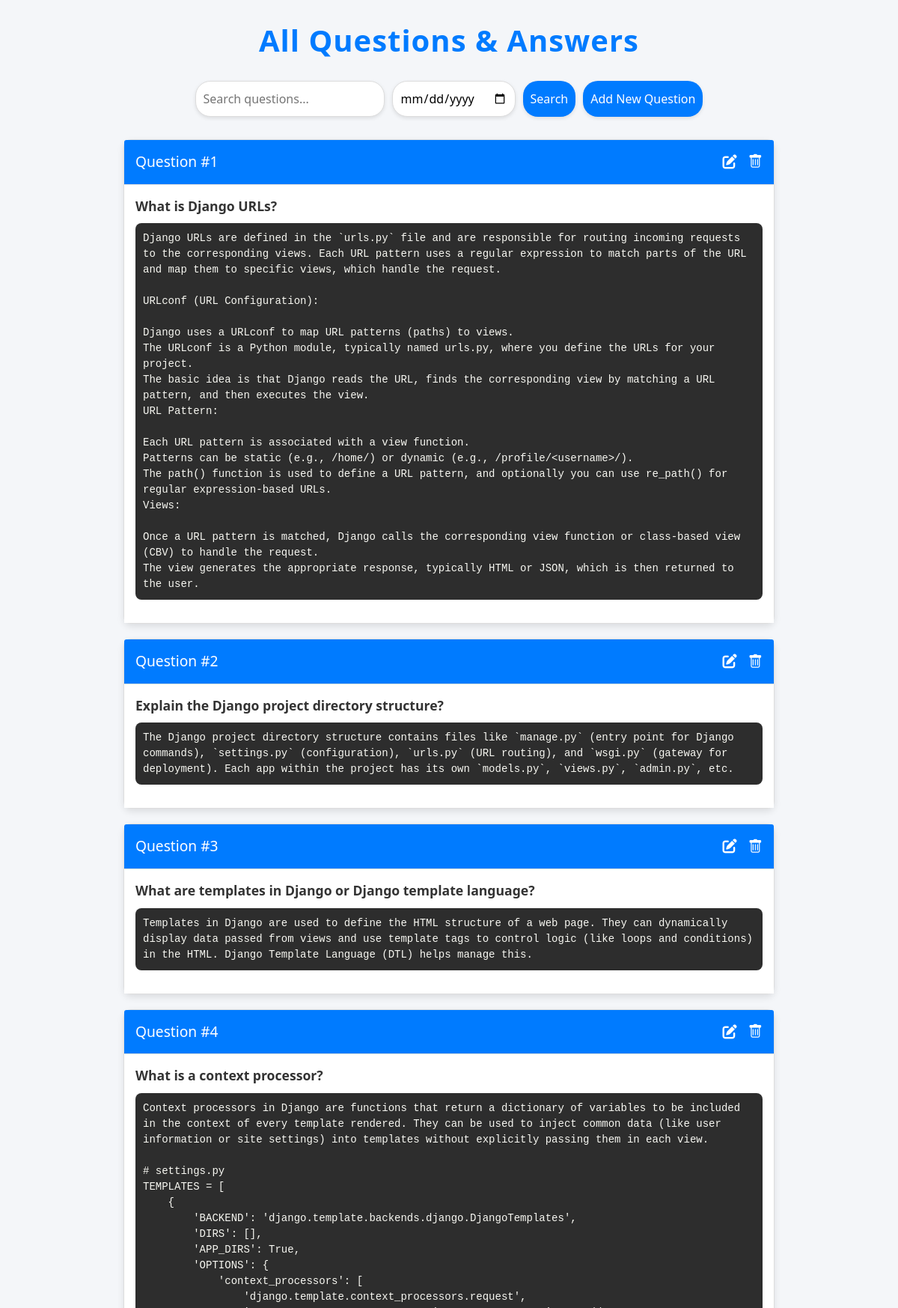
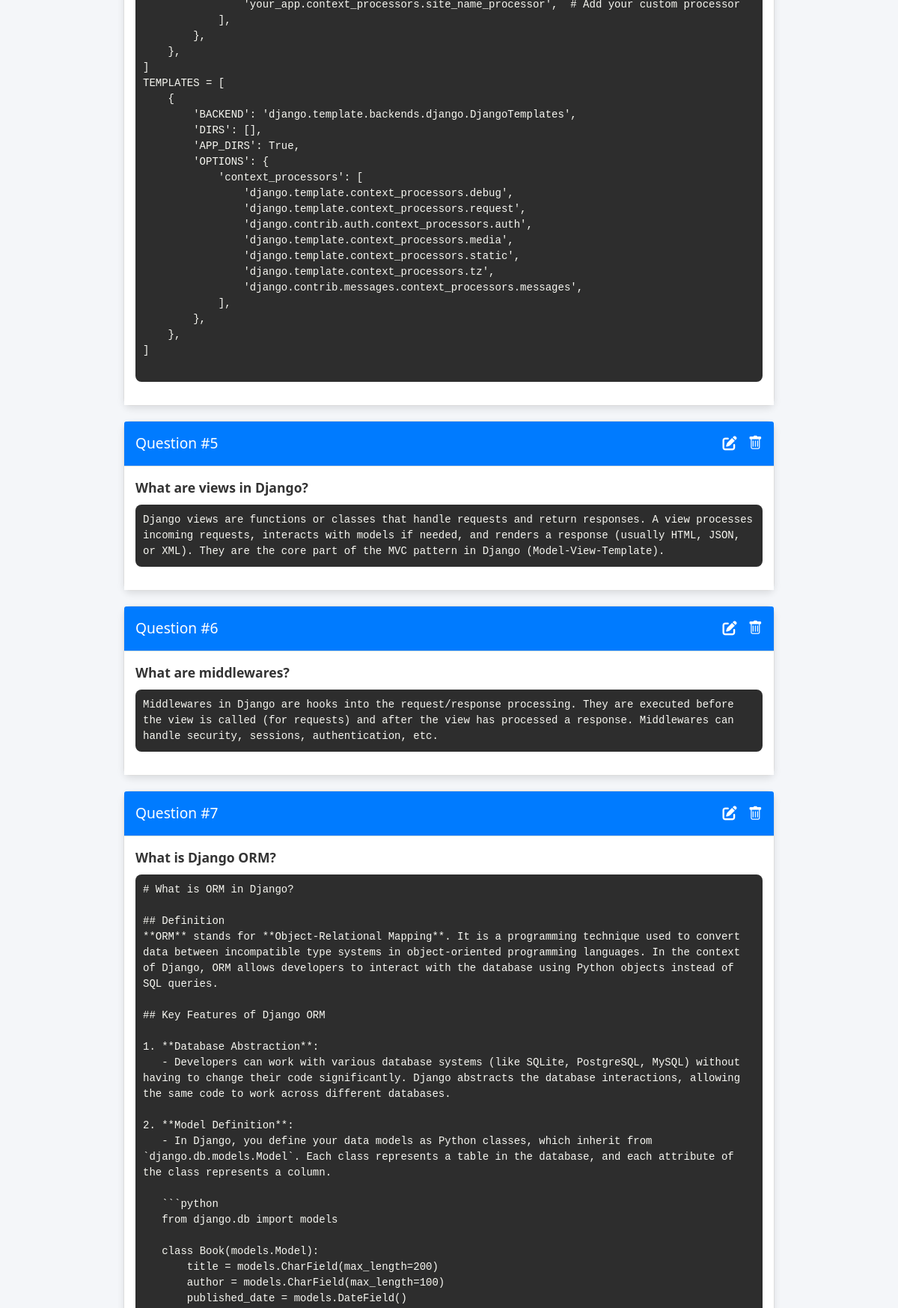
/show-questions/ (upper part), run on the app's committed database (2 pictures, top to bottom).
### interviews/models.py (models this page shows)
class StudyMaterial(models.Model):
    question = models.TextField()
    answer = models.TextField()
    is_deleted = models.BooleanField(default=False)
    belongs_to = models.CharField(max_length=20)
    repeat_count = models.IntegerField(default=0)
    created_at = models.DateTimeField(auto_now_add=True, null=True)
    updated_at = models.DateTimeField(auto_now=True, null=True)
    class Meta:
        db_table = 'preparation_master'

### interviews/views.py (the view)
# urls.py: path('show-questions/', views.show_questions, name='show_questions'),
def show_questions(request):
    questions = StudyMaterial.objects.filter(is_deleted=False)
    return render(request, 'show_questions.html', {'questions': questions})

### interviews/templates/show_questions.html (shortened to what this page needs)
<!DOCTYPE html>
<html lang="en">
<head>
    <link href="https://stackpath.bootstrapcdn.com/bootstrap/4.5.2/css/bootstrap.min.css" rel="stylesheet">
    <link rel="stylesheet" href="https://cdnjs.cloudflare.com/ajax/libs/font-awesome/6.0.0-beta3/css/all.min.css">
    <link rel="stylesheet" href="https://cdn.jsdelivr.net/simplemde/latest/simplemde.min.css">
    <link rel="stylesheet" href="https://cdn.jsdelivr.net/npm/bootstrap-icons@1.5.0/font/bootstrap-icons.css">
</head>
<body>
    <div class="container">
        <h1>All Questions & Answers</h1>
        <div class="search-bar">
            <input type="text" id="searchInput" placeholder="Search questions..." onkeyup="searchQuestions()">
            <input type="date" id="dateFilter" class="date-filter" onchange="searchQuestions()">
            <button onclick="searchQuestions()">Search</button>
            <button type="button" class="btn btn-primary" data-toggle="modal" data-target="#addQuestionModal">Add New Question</button>
        </div>
        <div id="questionsContainer">
            {% for question in questions %}
            <div class="card" data-created="{{ question.created_at|date:'Y-m-d' }}">
                <div class="card-header d-flex justify-content-between align-items-center">
                    <span>Question #{{ forloop.counter }}</span>
                    <div>
                        <i class="fas fa-edit edit-icon" onclick="toggleEdit(this, {{ question.id }})" style="color: white; margin-right: 10px;"></i>
                        <i class="bi bi-trash" onclick="confirmDelete({{ question.id }})" style="color: white;"></i>
                    </div>
                </div>
                <div class="card-body">
                    <p class="question">{{ question.question }}</p>
                    <pre class="code-style answer" id="answerDisplay{{ question.id }}"><code>{{ question.answer }}</code></pre>
                </div>
            </div>
            {% endfor %}
        </div>
    </div>
</body>
</html>

### interviews/templates/show_questions.html (style rules this page uses)
body { font-family: 'Segoe UI', Tahoma, Geneva, Verdana, sans-serif; background-color: #f4f6f9; padding: 30px; }
.container { max-width: 900px; margin: auto; }
h1 { text-align: center; color: #007BFF; margin-bottom: 30px; font-weight: 700; letter-spacing: 1px; }
.search-bar { margin-bottom: 30px; display: flex; justify-content: center; gap: 10px; }
.search-bar input, .search-bar button { padding: 10px; border-radius: 20px; border: 1px solid #ddd; font-size: 1rem; box-shadow: 0 2px 5px rgba(0, 0, 0, 0.1); }
.search-bar button { border: none; background-color: #007BFF; color: white; cursor: pointer; }
.card { margin-bottom: 20px; border: 1px solid #ddd; border-radius: 10px; box-shadow: 0 4px 10px rgba(0, 0, 0, 0.1); transition: transform 0.2s; }
.card-header { background-color: #007BFF; color: white; padding: 15px; border-bottom: 1px solid #ddd; font-size: 1.2rem; border-top-left-radius: 10px; border-top-right-radius: 10px; }
.card-body { padding: 15px; background-color: #fff; }
.question { font-weight: bold; font-size: 1.1rem; margin-bottom: 10px; color: #333; }
pre.code-style { background-color: #2d2d2d; color: #f8f8f2; padding: 10px; border-radius: 8px; font-family: 'Courier New', Courier, monospace; overflow-x: auto; line-height: 1.5; white-space: pre-wrap; }
pre.code-style code { color: #f8f8f2; }

### data on the page
StudyMaterial: question "What is Django URLs?", answer "Django URLs are defined in the `urls.py` file and are responsible for routing incoming requests to the corresponding views. Each URL pattern uses a regular expression to match parts of the URL and map them to specific views, which handle the request. URLconf (URL Configuration): Django uses a URLconf to map URL patterns (paths) to views. The URLconf is a Python module, typically named urls.py, where you define the URLs for your project. The basic idea is that Django reads the URL, finds the corresponding view by matching a URL pattern, and then executes the view. URL Pattern: Each URL pattern is associated with a view function. Patterns can be static (e.g., /home/) or dynamic (e.g.,…"
StudyMaterial: question "Explain the Django project directory structure?", answer "The Django project directory structure contains files like `manage.py` (entry point for Django commands), `settings.py` (configuration), `urls.py` (URL routing), and `wsgi.py` (gateway for deployment). Each app within the project has its own `models.py`, `views.py`, `admin.py`, etc."
StudyMaterial: question "What are templates in Django or Django template language?", answer "Templates in Django are used to define the HTML structure of a web page. They can dynamically display data passed from views and use template tags to control logic (like loops and conditions) in the HTML. Django Template Language (DTL) helps manage this."
StudyMaterial: question "What is a context processor?", answer "Context processors in Django are functions that return a dictionary of variables to be included in the context of every template rendered. They can be used to inject common data (like user information or site settings) into templates without explicitly passing them in each view. # settings.py TEMPLATES = [ { 'BACKEND': 'django.template.backends.django.DjangoTemplates', 'DIRS': [], 'APP_DIRS': True, 'OPTIONS': { 'context_processors': [ 'django.template.context_processors.request', 'your_app.context_processors.site_name_processor', # Add your custom processor ], }, }, ] TEMPLATES = [ { 'BACKEND': 'django.template.backends.django.DjangoTemplates', 'DIRS': [], 'APP_DIRS': True, 'OPTIONS': {…"
StudyMaterial: question "What are views in Django?", answer "Django views are functions or classes that handle requests and return responses. A view processes incoming requests, interacts with models if needed, and renders a response (usually HTML, JSON, or XML). They are the core part of the MVC pattern in Django (Model-View-Template)."
StudyMaterial: question "What are middlewares?", answer "Middlewares in Django are hooks into the request/response processing. They are executed before the view is called (for requests) and after the view has processed a response. Middlewares can handle security, sessions, authentication, etc."
StudyMaterial: question "What is Django ORM?", answer "# What is ORM in Django? ## Definition **ORM** stands for **Object-Relational Mapping**. It is a programming technique used to convert data between incompatible type systems in object-oriented programming languages. In the context of Django, ORM allows developers to interact with the database using Python objects instead of SQL queries. ## Key Features of Django ORM 1. **Database Abstraction**: - Developers can work with various database systems (like SQLite, PostgreSQL, MySQL) without having to change their code significantly. Django abstracts the database interactions, allowing the same code to work across different databases. 2. **Model Definition**: - In Django, you define your data…"
